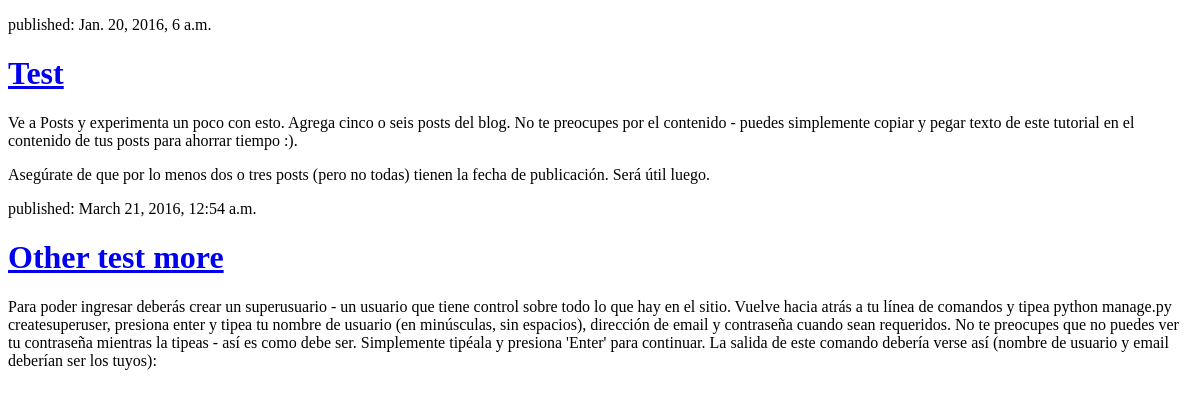
Before: / with the older database file.
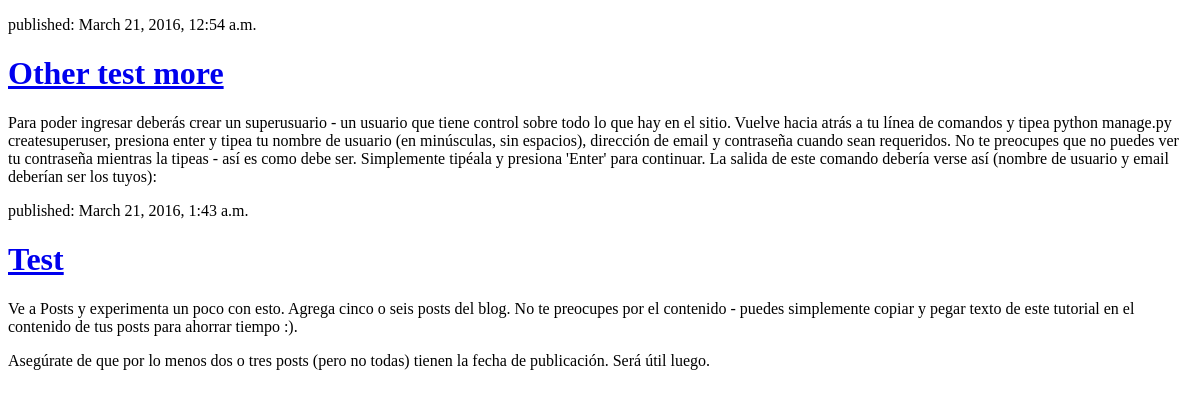
After: the same page with the newer database file.
### blog/models.py (models this page shows, shortened)
class Post(models.Model):
    author = models.ForeignKey('auth.User')
    title = models.CharField(max_length=200)
    text = models.TextField()
    created_date = models.DateTimeField(
        default=timezone.now)
    published_date = models.DateTimeField(
        blank=True, null=True)

### blog/views.py (the view)
# urls.py: url(r'^$', views.post_list),
def post_list(request):
    posts = Post.objects.filter(published_date__lte=timezone.now()).order_by('published_date')
    return render(request, 'blog/post_list.html', {'posts': posts})

### blog/templates/blog/post_list.html (shortened to what this page needs)
<!DOCTYPE html>
<html>
    <head>
    </head>
    <body>
        {% for post in posts %}
            <div>
                <p>published: {{ post.published_date }}</p>
                <h1><a href="#">{{ post.title }}</a></h1>
                <p>{{ post.text|linebreaks }}</p>
            </div>
        {% endfor %}
    </body>
</html>

Changed rows visible on the page:
shown differently, row unchanged: Post "Other test more": moves up the list
changed Post "Test": published_date "Jan. 20, 2016, 6 a.m." → "March 21, 2016, 1:43 a.m."
